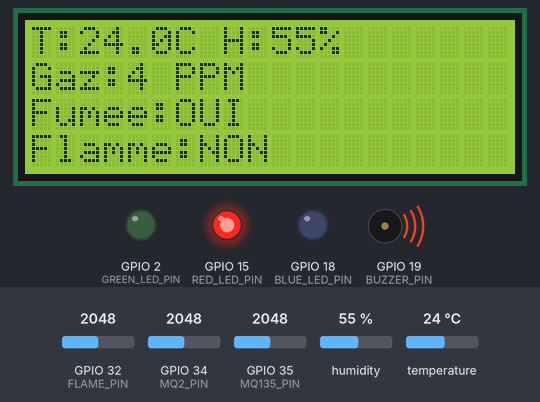
A sketch run on a simulated ESP32. Shown: 20×4 character LCD, output pins drawn as LEDs (lit = HIGH), buzzer (waves = sounding). Inputs (shaded band) come from the test bench; at power-on: GPIO 32 (FLAME_PIN) = 2048, GPIO 35 (MQ135_PIN) = 2048, GPIO 34 (MQ2_PIN) = 2048, humidity 55 %, temperature 24 °C. What the sketch prints to the serial monitor is not drawn.

Above: at 4.8 s.
4.9 s: GPIO 32 (FLAME_PIN) set to 1932
At 6.1 s:
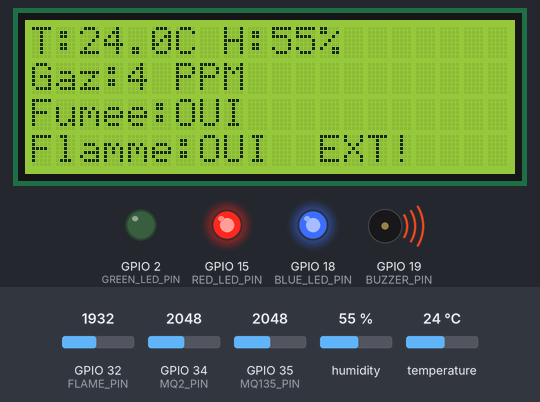
7.2 s: GPIO 35 (MQ135_PIN) set to 1569
8.9 s: GPIO 35 (MQ135_PIN) set to 1465
At 10.6 s:
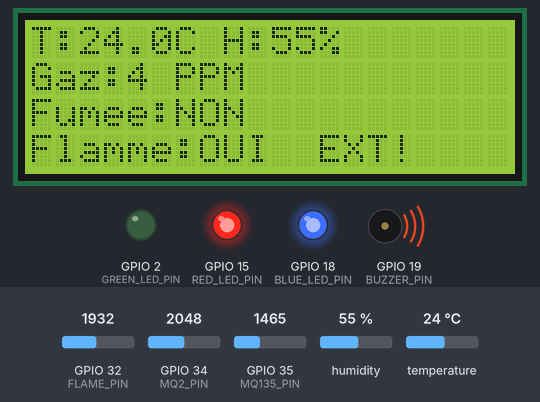
11.2 s: GPIO 32 (FLAME_PIN) set to 2040
At 12.8 s:
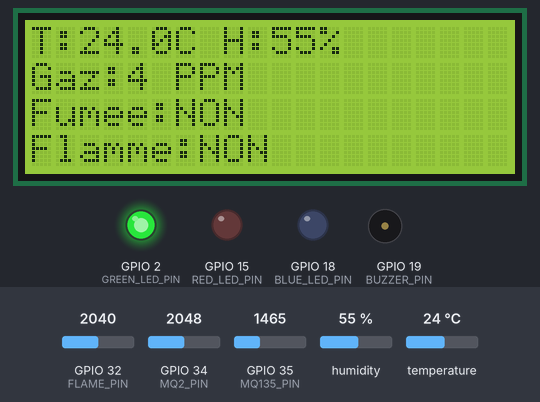
13.2 s: GPIO 34 (MQ2_PIN) set to 3462
At 14.4 s:
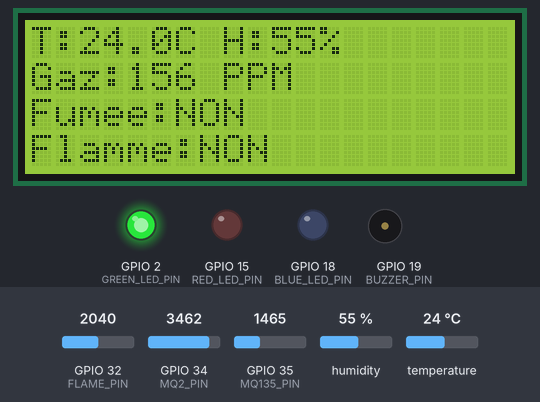
15.2 s: GPIO 34 (MQ2_PIN) set to 3592
At 16.1 s:
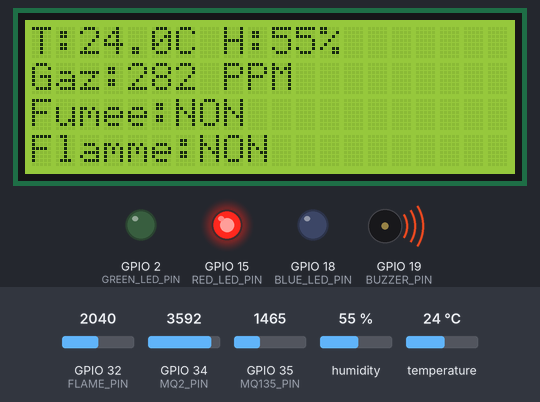
Timing chart, 0 to 18.2 s (numbered marks = the images above; inputs shaded):
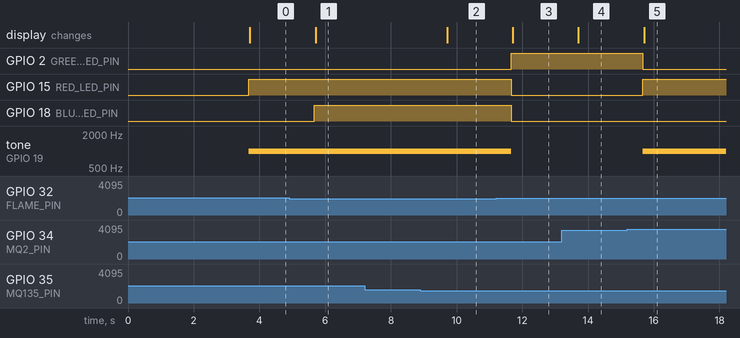

The sketch:

sketch_may19a.ino
```cpp
#include <DHT.h>
#include <LiquidCrystal_I2C.h>

// Initialisation LCD I2C
LiquidCrystal_I2C lcd(0x27, 20, 4);

// Définition des broches
#define DHTPIN 4
#define DHTTYPE DHT22
#define MQ2_PIN 34         // Gaz - MQ-2 (analogique)
#define MQ135_PIN 35       // Fumée - MQ-135 (analogique)
#define FLAME_PIN 32       // Capteur de flamme (analogique)
#define BUZZER_PIN 19
#define GREEN_LED_PIN 2
#define RED_LED_PIN 15
#define BLUE_LED_PIN 18    // LED bleue pour extincteur (flamme détectée)

// Seuils CORRIGÉS
const float tempThreshold = 40.0;
const float humidityThreshold = 20.0;
const float gasPPMThreshold = 200.0;  // PPM - seuil réaliste !
const int smokeAnalogThreshold = 1500;
const int flameAnalogThreshold = 2000;  // Seuil ajusté - plus sensible

// Constantes pour conversion PPM - CALIBRATION RAPIDE !
const float RL_VALUE = 5.0;           // Résistance de charge en kΩ
const float RO_CLEAN_AIR_FACTOR = 9.83;  // Facteur RO dans l'air propre
const float CALIBRATION_SAMPLE_TIMES = 10;    // RÉDUIT de 50 à 10 !
const float CALIBRATION_SAMPLE_INTERVAL = 50; // RÉDUIT de 500ms à 50ms !
const float READ_SAMPLE_INTERVAL = 20;         // RÉDUIT de 50ms à 20ms !
const float READ_SAMPLE_TIMES = 3;             // RÉDUIT de 5 à 3 !

// Variables de calibration
float Ro = 10;  // Valeur de résistance dans l'air propre

// DHT init
DHT dht(DHTPIN, DHTTYPE);

// Timing
unsigned long lastSensorRead = 0;
const unsigned long sensorInterval = 1000;

void setup() {
  Serial.begin(115200);
  lcd.init();
  lcd.backlight();

  // Message de bienvenue
  lcd.setCursor(6, 0);
  lcd.print("BIENVENUE");
  lcd.setCursor(0, 1);
  lcd.print("SYSTEME DE DETECTION");
  lcd.setCursor(6, 2);
  lcd.print("D'INCENDIE");
  delay(3000);

  // Calibration ULTRA-RAPIDE du capteur MQ-2 (silencieuse)
  Ro = MQCalibration(MQ2_PIN);

  // Configuration des broches
  pinMode(MQ2_PIN, INPUT);
  pinMode(MQ135_PIN, INPUT);
  pinMode(FLAME_PIN, INPUT);
  pinMode(BUZZER_PIN, OUTPUT);
  pinMode(GREEN_LED_PIN, OUTPUT);
  pinMode(RED_LED_PIN, OUTPUT);
  pinMode(BLUE_LED_PIN, OUTPUT);  // Configuration LED bleue extincteur

  dht.begin();

  Serial.println("Système prêt!");
}

void loop() {
  unsigned long currentMillis = millis();

  if (currentMillis - lastSensorRead >= sensorInterval) {
    lastSensorRead = currentMillis;

    // Lecture des capteurs
    float temp = dht.readTemperature();
    float hum = dht.readHumidity();

    // Conversion en PPM pour le gaz (MQ-2)
    float gasPPM = MQGetGasPercentage(MQRead(MQ2_PIN) / Ro);

    // Lecture des valeurs analogiques pour debug
    int smokeValue = analogRead(MQ135_PIN);
    int flameValue = analogRead(FLAME_PIN);

    bool smokeDetected = smokeValue > smokeAnalogThreshold;
    bool flameDetected = flameValue < flameAnalogThreshold;

    // Vérification DHT
    if (isnan(temp) || isnan(hum)) {
      lcd.clear();
      lcd.setCursor(0, 0);
      lcd.print("Erreur capteur DHT");
      return;
    }

    // Détection alarme avec seuil PPM correct
    bool alert = false;
    if (flameDetected || smokeDetected || gasPPM > gasPPMThreshold ||
        temp > tempThreshold || hum < humidityThreshold) {
      alert = true;
    }

    // Gestion des LEDs et buzzer
    if (alert) {
      digitalWrite(RED_LED_PIN, HIGH);
      digitalWrite(GREEN_LED_PIN, LOW);
      tone(BUZZER_PIN, 1000);  // BIP simple et normal
    } else {
      digitalWrite(RED_LED_PIN, LOW);
      digitalWrite(GREEN_LED_PIN, HIGH);
      noTone(BUZZER_PIN);
    }

    // Gestion LED bleue extincteur - s'allume UNIQUEMENT si flamme détectée
    if (flameDetected) {
      digitalWrite(BLUE_LED_PIN, HIGH);  // Extincteur activé !
    } else {
      digitalWrite(BLUE_LED_PIN, LOW);   // Pas de flamme = pas d'extincteur
    }

    // Affichage LCD avec PPM
    lcd.clear();
    lcd.setCursor(0, 0);
    lcd.print("T:");
    lcd.print(temp, 1);
    lcd.print("C H:");
    lcd.print(hum, 0);
    lcd.print("%");

    lcd.setCursor(0, 1);
    lcd.print("Gaz:");
    lcd.print(gasPPM, 0);
    lcd.print(" PPM");

    lcd.setCursor(0, 2);
    lcd.print("Fumee:");
    lcd.print(smokeDetected ? "OUI " : "NON");

    lcd.setCursor(0, 3);
    lcd.print("Flamme:");
    lcd.print(flameDetected ? "OUI " : "NON");
    if (flameDetected) {
      lcd.print(" EXT!");  // Indication extincteur sur LCD
    }

    // Debug série avec valeurs brutes
    Serial.print("Gaz: ");
    Serial.print(gasPPM);
    Serial.print(" PPM - Fumée: ");
    Serial.print(smokeValue);
    Serial.print(" - Flamme: ");
    Serial.print(flameValue);
    Serial.print(" (seuil: ");
    Serial.print(flameAnalogThreshold);
    Serial.print(") - Détectée: ");
    Serial.print(flameDetected ? "OUI" : "NON");
    if (flameDetected) {
      Serial.print(" - EXTINCTEUR ACTIVE!");
    }
    Serial.println();
  }
}

// Fonction de calibration du MQ-2 (ULTRA-RAPIDE)
float MQCalibration(int mq_pin) {
  int i;
  float val = 0;

  for (i = 0; i < CALIBRATION_SAMPLE_TIMES; i++) {
    val += MQResistanceCalculation(analogRead(mq_pin));
    delay(CALIBRATION_SAMPLE_INTERVAL);
  }
  val = val / CALIBRATION_SAMPLE_TIMES;
  val = val / RO_CLEAN_AIR_FACTOR;

  return val;
}

// Calcul de la résistance du capteur
float MQResistanceCalculation(int raw_adc) {
  return (((float)RL_VALUE * (4095 - raw_adc) / raw_adc));
}

// Lecture moyennée du capteur (RAPIDE)
float MQRead(int mq_pin) {
  int i;
  float rs = 0;

  for (i = 0; i < READ_SAMPLE_TIMES; i++) {
    rs += MQResistanceCalculation(analogRead(mq_pin));
    delay(READ_SAMPLE_INTERVAL);
  }

  rs = rs / READ_SAMPLE_TIMES;
  return rs;
}

// Conversion en PPM (approximative pour gaz combustibles)
float MQGetGasPercentage(float rs_ro_ratio) {
  // Courbe approximative pour gaz combustibles (LPG/Propane)
  // Formule: PPM = a * (rs_ro_ratio)^b
  // Pour MQ-2: a ≈ 574, b ≈ -2.222
  return (574.0 * pow(rs_ro_ratio, -2.222));
}
```

Measured:
- the behaviour switches between 2000 and 1999 on GPIO 32 (FLAME_PIN) (found by bisection; images 0 and 1)
- the behaviour switches between 1501 and 1500 on GPIO 35 (MQ135_PIN) (found by bisection; images 1 and 2)
- the behaviour switches between 3519 and 3520 on GPIO 34 (MQ2_PIN) (found by bisection; images 4 and 5)
- after the input at 4.9 s, GPIO 18 (BLUE_LED_PIN): LOW → HIGH after 0.76 s; the display: changes after 0.82 s (image 1)
- after the input at 7.2 s, every drawn part: stays the same
- after the input at 8.9 s, the display: changes after 0.82 s (image 2)
- after the input at 11.2 s, GPIO 2 (GREEN_LED_PIN): LOW → HIGH after 0.46 s; GPIO 15 (RED_LED_PIN), GPIO 18 (BLUE_LED_PIN): HIGH → LOW after 0.46 s; tone on GPIO 19 (BUZZER_PIN): 1000 Hz → silent after 0.46 s; the display: changes after 0.51 s (image 3)
- after the input at 13.2 s, the display: changes after 0.51 s (image 4)
- after the input at 15.2 s, GPIO 2 (GREEN_LED_PIN): HIGH → LOW after 0.47 s; GPIO 15 (RED_LED_PIN): LOW → HIGH after 0.47 s; tone on GPIO 19 (BUZZER_PIN): silent → 1000 Hz after 0.47 s; the display: changes after 0.51 s (image 5)
